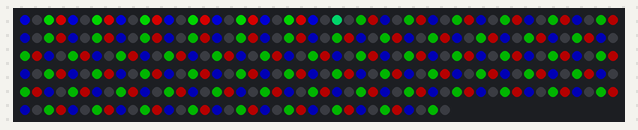
The sketch below on a simulated ESP8266 (NodeMCU). On the bench: 286 RGB LEDs in strip order, left to right, continuing on the next row. Dim RGB values are drawn brighter than linear; WiFi joins after 1.5 s; servers stay silent unless stated; colours are those a GRB WS2812 strip shows for the declared byte order; network time is answered at once with the bench clock; the local clock reads 2024-03-15 10:24:30 at power-on unless the sketch sets it; random numbers use the default seed unless the sketch sets one; what the sketch prints to the serial monitor is not drawn.

Above: at 4.6 s.
At 10.7 s:
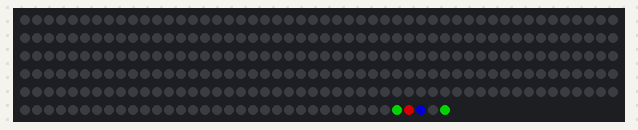
At 17.2 s:
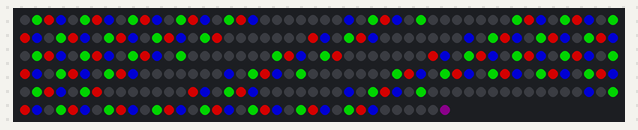
At 22.8 s:
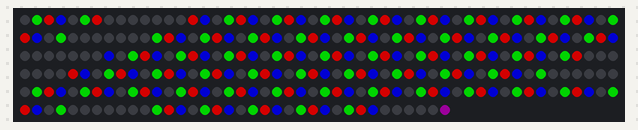
At 33.7 s:
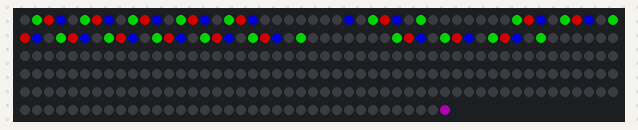
At 36.4 s:
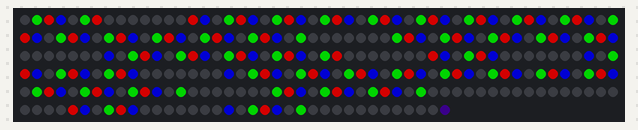

The sketch:

ClockDriver.ino
```cpp
/* SK6812 Clock Driver

   Drives the 3D printed clock in my dorm room. Runs off
   the ESP8266 and is controlled through MQTT with time
   being pulled from a RTC.

   Written by Swade Cirata

                    ESP8266 NodeMCU
               +-----------------------+
               | O      | USB |      O |
               |        -------        |
               | 3.3V              Vin |
               | GND               GND |
               | GPIO1             RST |
               | GPIO3              EN |
               | GPIO15           3.3V |
               | GPIO13            GND |
               | GPIO12           SCLK |
               | GPIO14           MISO |
               | GND                CS |
               | 3.3V             MOSI |
               | GPIO2           GPIO9 |
               | GPIO0          GPIO10 |
               | GPIO4             RSV |
               | GPIO5             RSV |
               | GPIO16           ADC0 |
               |                       |
               | O                   O |
               +-----------------------+
*/

/* Includes*/
#include "FastLED.h"
#include "FastLED_RGBW.h"
#include <Wire.h>
#include <NTPClient.h>
#include <ESP8266WiFi.h>
#include <PubSubClient.h>
#include <WiFiUdp.h>

// WiFi Credentials
const char ssid[] = "ssid";                  // your network SSID (name)
const char password[] = "pass";    // your network password (use for WPA, or use as key for WEP)
const char mqtt_server[] = "192.168.1.208";   // MQTT Server address

/* Define LED Parameters */
#define NUM_LEDS 214
#define DATA_PIN 14 // D5

/* LED Data */
CRGBW leds[NUM_LEDS];
CRGB *ledsRGB = (CRGB *) &leds[0];

/* Brightness */
uint8_t brightness = 128;
uint8_t oldBrightness = 100;

/* Number Pixel Mappings */
const int numberMap[10][50] = {{0, 1, 2, 3, 4, 5, 6, 7, 8, 9, 10, 11, 12, 13, 14, 15, 16, 17, 18, 19, 25, 26, 27, 28, 29, 30, 31, 32, 33, 34}, // Digit 0
  {0, 1, 2, 3, 4, 5, 6, 7, 8, 9},                                                          // Digit 1
  {5, 6, 7, 8, 9, 10, 11, 12, 13, 14, 20, 21, 22, 23, 24, 25, 26, 27, 28, 29, 30, 31, 32, 33, 34}, // Digit 2
  {0, 1, 2, 3, 4, 5, 6, 7, 8, 9, 10, 11, 12, 13, 14, 20, 21, 22, 23, 24, 30, 31, 32, 33, 34}, // Digit 3
  {0, 1, 2, 3, 4, 5, 6, 7, 8, 9, 15, 16, 17, 18, 19, 20, 21, 22, 23, 24},                  // Digit 4
  {0, 1, 2, 3, 4, 10, 11, 12, 13, 14, 15, 16, 17, 18, 19, 20, 21, 22, 23, 24, 30, 31, 32, 33, 34}, // Digit 5
  {0, 1, 2, 3, 4, 10, 11, 12, 13, 14, 15, 16, 17, 18, 19, 20, 21, 22, 23, 24, 25, 26, 27, 28, 29, 30, 31, 32, 33, 34}, // Digit 6
  {0, 1, 2, 3, 4, 5, 6, 7, 8, 9, 10, 11, 12, 13, 14},                                      // Digit 7
  {0, 1, 2, 3, 4, 5, 6, 7, 8, 9, 10, 11, 12, 13, 14, 15, 16, 17, 18, 19, 20, 21, 22, 23, 24, 25, 26, 27, 28, 29, 30, 31, 32, 33, 34}, // Digit 8
  {0, 1, 2, 3, 4, 5, 6, 7, 8, 9, 10, 11, 12, 13, 14, 15, 16, 17, 18, 19, 20, 21, 22, 23, 24}
};                      // Digit 9

/* Messed Up Digit Pixel Mappings */
const int brokenDigitMap[10][50] = {{0, 1, 2, 3, 4, 5, 6, 7, 8, 9, 10, 11, 12, 13, 14, 15, 16, 17, 18, 19, 25, 26, 27, 28, 29, 30, 31, 32, 33, 34}, // Digit 0
  {15, 16, 17, 18, 19, 25, 26, 27, 28, 29},                                                          // Digit 1
  {0, 1, 2, 3, 4, 10, 11, 12, 13, 14, 15, 16, 17, 18, 19, 20, 21, 22, 23, 24, 30, 31, 32, 33, 34}, // Digit 2
  {10, 11, 12, 13, 14, 15, 16, 17, 18, 19, 20, 21, 22, 23, 24, 25, 26, 27, 28, 29, 30, 31, 32, 33, 34}, // Digit 3
  {5, 6, 7, 8, 9, 15, 16, 17, 18, 19, 20, 21, 22, 23, 24, 25, 26, 27, 28, 29},                  // Digit 4
  {5, 6, 7, 8, 9, 10, 11, 12, 13, 14, 20, 21, 22, 23, 24, 25, 26, 27, 28, 29, 30, 31, 32, 33, 34}, // Digit 5
  {0, 1, 2, 3, 4, 5, 6, 7, 8, 9, 10, 11, 12, 13, 14, 20, 21, 22, 23, 24, 25, 26, 27, 28, 29, 30, 31, 32, 33, 34}, // Digit 6
  {10, 11, 12, 13, 14, 15, 16, 17, 18, 19, 25, 26, 27, 28, 29},                                      // Digit 7
  {0, 1, 2, 3, 4, 5, 6, 7, 8, 9, 10, 11, 12, 13, 14, 15, 16, 17, 18, 19, 20, 21, 22, 23, 24, 25, 26, 27, 28, 29, 30, 31, 32, 33, 34}, // Digit 8
  {5, 6, 7, 8, 9, 10, 11, 12, 13, 14, 15, 16, 17, 18, 19, 20, 21, 22, 23, 24, 25, 26, 27, 28, 29}
};                      // Digit 9

/* Digit Offset Mappings (start address of each digit) */
uint8_t digitMap[] = {0, 35, 70, 105, 140, 175, 210};

/* Old Time Variables */
uint8_t oldHour;
uint8_t oldMinute;

/* UTC Time Offset (UTC -5.00 : -5 * 60 * 60 : -18000) */
const long utcOffsetInSeconds = -14400;

/* Previous Time Tracker */
uint8_t pastSecond;

// Setup MQTT
WiFiClient espClient;
PubSubClient client(espClient);
unsigned long lastMsg = 0;
#define MSG_BUFFER_SIZE  (50)
char msg[MSG_BUFFER_SIZE];
int value = 0;
bool masterState = true;

// Define NTP Client to get time
WiFiUDP ntpUDP;
NTPClient timeClient(ntpUDP, "pool.ntp.org", utcOffsetInSeconds);

void setup() {

  /* Begin Serial */
  Serial.begin(115200);

  /* Setup FastLED */
  FastLED.addLeds<WS2812B, DATA_PIN, RGB>(ledsRGB, getRGBWsize(NUM_LEDS));
  FastLED.setBrightness(brightness);
  FastLED.show();

  /* Pixel Test */
  pixelTest();

  // Setup WiFi
  setup_wifi();

  // Create MQTT Client
  client.setServer(mqtt_server, 1883);
  client.setCallback(callback);

  // Start NTP client
  timeClient.begin();

  /* Update time */
  timeClient.update();

  /* Get current second so loop can start */
  pastSecond = timeClient.getSeconds();

}

void loop() {

  // If clock is turned off, basically just sit here
  while (!masterState) {
    // Update MQTT
    client.loop();
  }

  /* Wait for next second */
  while (pastSecond == timeClient.getSeconds()) {
    timeClient.update();  // Update time
    delayWithMQTT(100);
  }

  /* Update blocker variable */
  pastSecond = timeClient.getSeconds();

  /* Set the LED clock time */
  setClockTime(timeClient.getHours(), timeClient.getMinutes(), timeClient.getSeconds());

}

/* Function to set the time on the clock */
void setClockTime(int hour, int minute, int second) {

  // Minute hasn't changed; only update seconds
  if (oldMinute == minute) {
    setClockSegment(0, second % 10);
    setClockSegment(1, (second / 10U) % 10);
  }
  // Hour hasn't changed; update seconds and minutes
  else if (oldHour == hour) {
    setClockSegment(0, second % 10);
    setClockSegment(1, (second / 10U) % 10);
    delay(10);
    setClockSegment(2, minute % 10);
    setClockSegment(3, (minute / 10U) % 10);
    oldMinute = minute;
  }
  // Top of the hour, update everything
  else {
    setClockSegment(0, second % 10);
    setClockSegment(1, (second / 10U) % 10);
    delay(10);
    setClockSegment(2, minute % 10);
    setClockSegment(3, (minute / 10U) % 10);
    delay(10);
    setClockSegment(4, hour % 10);
    setClockSegment(5, (hour / 10U) % 10);
    oldMinute = minute;
    oldHour = hour;
  }
}

/* Function to control each clock digit */
void setClockSegment(int segment, int time) {

  /* Variable to keep track of active pixel array */
  int arrayTracker = 0;

  /* Variable to keep track of pixel offset */
  int arrayOffset = 0;

  /* I messed up the hardware on the last digit,
  this is the software fix until I remake the clock */
  if (segment == 5) {

    /* Set Digit */
    for (int a = digitMap[segment]; a < digitMap[segment + 1]; a++) { // Pixel Loop

      /* Checks if pixel should be on for given digit */
      if (brokenDigitMap[time][arrayTracker] == arrayOffset) { // Needs to be on
        // Modify pixel
        controlPixel(a, CRGB::White);
        // Increase arrayTracker since match was found
        arrayTracker++;
      }
      else {  // Needs to be off
        // Modify pixel
        controlPixel(a, CRGB::Black);
      }

      /* Increment Offset */
      arrayOffset++;
    }
  }
  else {
    /* Set Digit */
    for (int a = digitMap[segment]; a < digitMap[segment + 1]; a++) { // Pixel Loop

      /* Checks if pixel should be on for given digit */
      if (numberMap[time][arrayTracker] == arrayOffset) { // Needs to be on
        // Modify pixel
        controlPixel(a, CRGB::White);
        // Increase arrayTracker since match was found
        arrayTracker++;
      }
      else {  // Needs to be off
        // Modify pixel
        controlPixel(a, CRGB::Black);
      }

      /* Increment Offset */
      arrayOffset++;
    }
  }
}

/* Function to set parameters of individual pixel */
void controlPixel(int pixelNumber, CRGB color) {
  if (color == (CRGB) CRGB::White) {             // If color is white
    leds[pixelNumber] = CRGBW(0, 0, 0, 255);
    FastLED.show();
  }
  else {                              // If color is not white
    leds[pixelNumber] = color;
    FastLED.show();
  }
}

/* Sets all LEDs to Passed Color (for startup) */
void colorFill(CRGB c, int speed) {
  for (int i = 0; i < NUM_LEDS; i++) {  // Loop through all leds
    if (c == (CRGB) CRGB::White) {             // If color is white
      leds[i] = CRGBW(0, 0, 0, 255);
      FastLED.show();
    }
    else {                              // If color is not white
      leds[i] = c;
      FastLED.show();
    }
    delay(speed);                       // Delay pixel progression
  }
}

/* Loops through colors to test pixels (and look cool) */
void pixelTest() {
  colorFill(CRGB::Red, 1);
  delay(100);
  colorFill(CRGB::Green, 1);
  delay(100);
  colorFill(CRGB::Blue, 1);
  delay(100);
  colorFill(CRGB::White, 1);
  delay(100);
  colorFill(CRGB::Black, 1);
  delay(100);
  setClockTime(00, 00, 00);
  delay(100);
  setClockTime(11, 11, 11);
  delay(100);
  setClockTime(22, 22, 22);
  delay(100);
  setClockTime(33, 33, 33);
  delay(100);
  setClockTime(44, 44, 44);
  delay(100);
  setClockTime(55, 55, 55);
  delay(100);
  setClockTime(66, 66, 66);
  delay(100);
  setClockTime(77, 77, 77);
  delay(100);
  setClockTime(88, 88, 88);
  delay(100);
  setClockTime(99, 99, 99);
  delay(100);
  colorFill(CRGB::Black, 1);
}

/* Debugging only */
void printTime() {
  timeClient.update();
  Serial.print(timeClient.getHours());
  Serial.print(":");
  Serial.print(timeClient.getMinutes());
  Serial.print(":");
  Serial.println(timeClient.getSeconds());
}

/* Setup Wifi */
void setup_wifi() {

  delay(10);
//  colorFill(CRGB::Blue, 10);

  Serial.println();
  Serial.print("Connecting to ");
  Serial.println(ssid);

  WiFi.mode(WIFI_STA);
  WiFi.begin(ssid, password);

  while (WiFi.status() != WL_CONNECTED) {
//    colorFill(CRGB::Black, 10);
    delay(250);
    Serial.print(".");
//    colorFill(CRGB::Blue, 10);
    delay(250);
  }

  Serial.println("");
  Serial.println("WiFi connected");
  Serial.println("IP address: ");
  Serial.println(WiFi.localIP());

//  colorFill(CRGB::Green, 10);
//  delay(100);
//  colorFill(CRGB::Black, 10);
//  delay(100);
//  colorFill(CRGB::Green, 10);
//  delay(100);
//  colorFill(CRGB::Black, 10);
//  delay(100);
//  colorFill(CRGB::Green, 10);
//  delay(100);
//  colorFill(CRGB::Black, 10);
//  delay(100);
}

// Get MQTT Message (Interrupt)
void callback(char topic[], unsigned char payload[], unsigned int length) {
  Serial.print("Message arrived [");
  Serial.print(topic);
  Serial.print("] ");
  char buffer[length];
  for (int i = 0; i < length; i++) {
    Serial.print((char)payload[i]);
    buffer[i] = (char)payload[i];
  }
  Serial.println();

  // Convert buffer to String
  String message = String(buffer);

  // Brightness Handler
  if (strcmp(topic, "LEDClock/Brightness") == 0) {

    brightness = message.toInt();
    Serial.print("Updating Brightness to ");
    Serial.println(brightness);
    oldBrightness = brightness;
    FastLED.setBrightness(brightness);     // Set brightness of LEDs to variable
    FastLED.show();
  }

  // State Handler
  if (strcmp(topic, "LEDClock/State") == 0) {
    Serial.print("Updating state to ");
    Serial.println(message);
    if (message == "true") {
      brightness = oldBrightness;
      FastLED.setBrightness(brightness);     // Set brightness of LEDs to variable
      FastLED.show();
      masterState = true;
    } else {
      oldBrightness = brightness;
      brightness = 0;
      FastLED.setBrightness(brightness);     // Set brightness of LEDs to variable
      FastLED.show();
      masterState = false;
    }
  }
}

void MQTTReconnect() {
  // Loop until we're reconnected
  while (!client.connected()) {
    Serial.print("Attempting MQTT connection...");
    // Create a random client ID
    String clientId = "ESP8266Client-";
    clientId += String(random(0xffff), HEX);
    // Attempt to connect
    if (client.connect(clientId.c_str())) {
      Serial.println("connected");
      client.subscribe("LEDClock/State");
      client.subscribe("LEDClock/Brightness");
    } else {
      Serial.print("failed, rc=");
      Serial.print(client.state());
      Serial.println(" try again in 5 seconds");
      // Wait 5 seconds before retrying
      delay(5000);
    }
  }
}

void delayWithMQTT(int delay) {

  // Snapshot current time
  unsigned long currentMillis = millis();

  // Wait until time reaches (snapshot + delay)
  while (currentMillis + delay > millis()) {

    // Update MQTT
    client.loop();
  }
}
```

FastLED_RGBW.h
```cpp
/* FastLED_RGBW
 *
 * Hack to enable SK6812 RGBW strips to work with FastLED.
 *
 * Original code by Jim Bumgardner (http://krazydad.com).
 * Modified by Swade White
 *
*/

#ifndef FastLED_RGBW_h
#define FastLED_RGBW_h

struct CRGBW  {
  union {
    struct {
      union {
        uint8_t g;
        uint8_t green;
      };
      union {
        uint8_t r;
        uint8_t red;
      };
      union {
        uint8_t b;
        uint8_t blue;
      };
      union {
        uint8_t w;
        uint8_t white;
      };
    };
    uint8_t raw[4];
  };

  CRGBW(){}

  CRGBW(uint8_t rd, uint8_t grn, uint8_t blu, uint8_t wht){
    r = rd;
    g = grn;
    b = blu;
    w = wht;
  }

  inline void operator = (const CRGB c) __attribute__((always_inline)){
    this->r = c.r;
    this->g = c.g;
    this->b = c.b;
    this->white = 0;
  }
};

inline uint16_t getRGBWsize(uint16_t nleds){
  uint16_t nbytes = nleds * 4;
  if(nbytes % 3 > 0) return nbytes / 3 + 1;
  else return nbytes / 3;
}

#endif
```

Measured:
- what the display in image 1 shows lasts 0.7 s, from 10.7 s to 11.4 s
- what the display in image 3 shows lasts 1.0 s, from 22.7 s to 23.7 s
- what the display in image 4 shows lasts 0.6 s, from 33.6 s to 34.2 s
